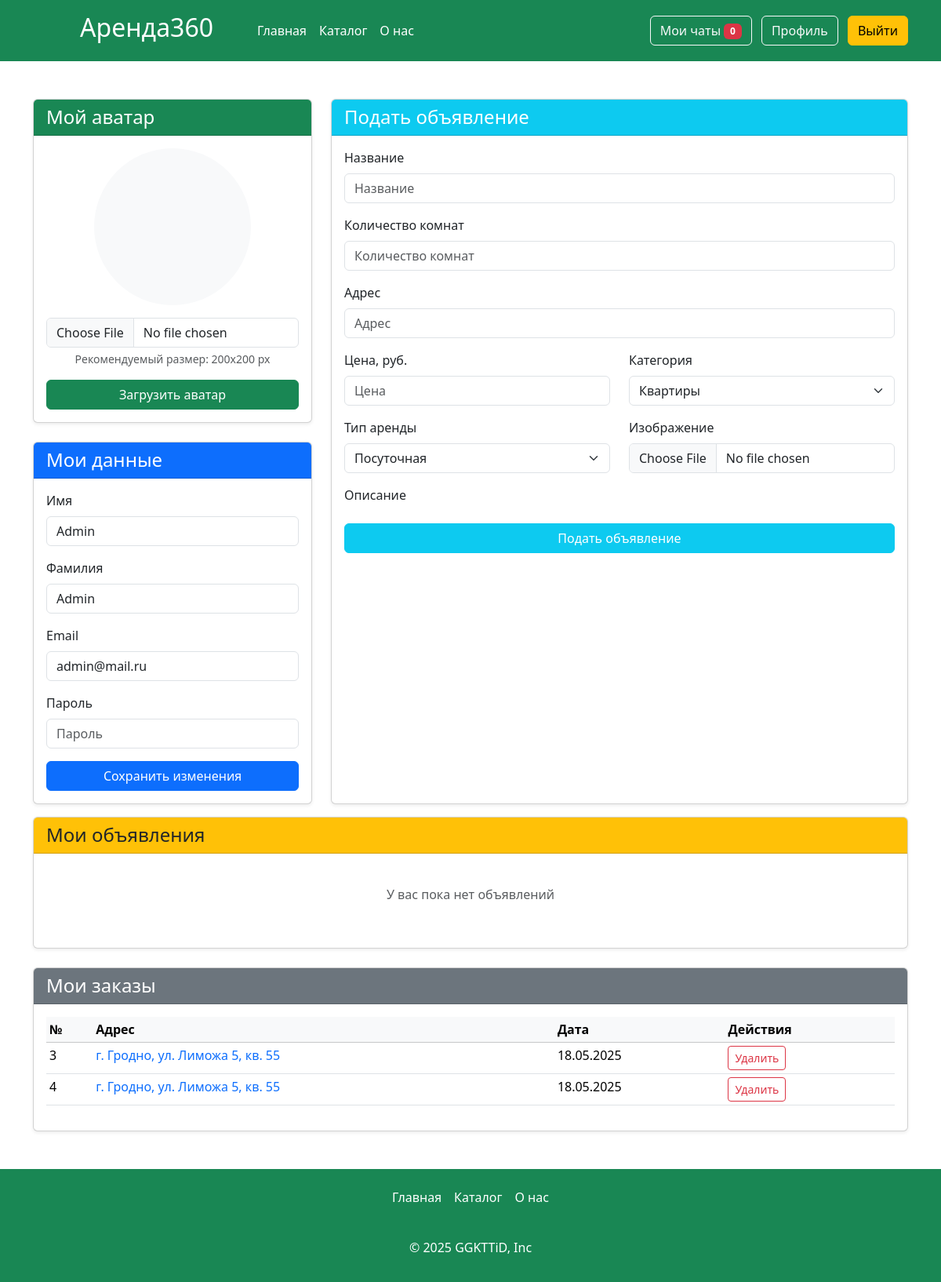
/profile (signed in), run on an earlier commit of the app's database.
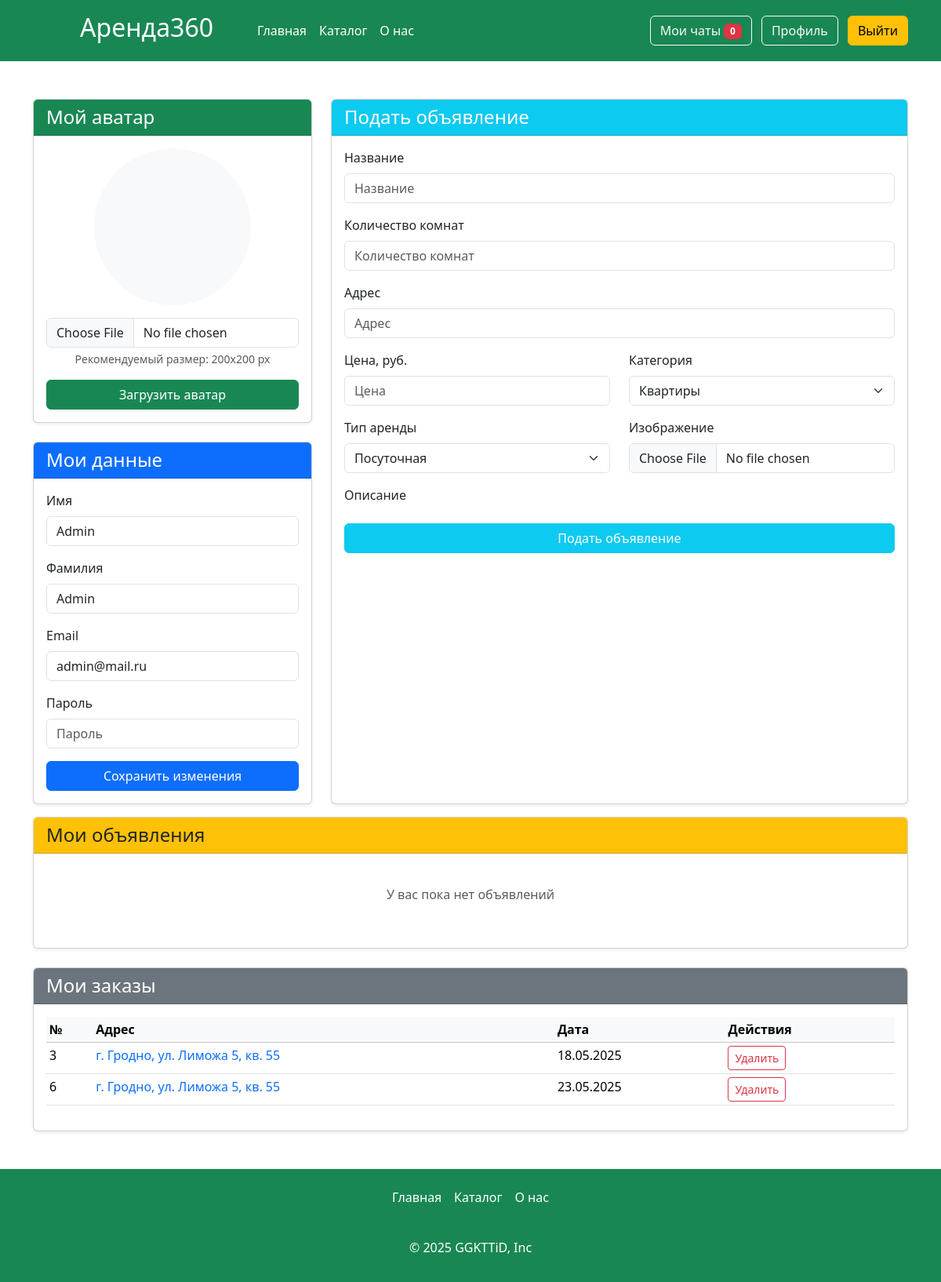
And on a later commit of the database.
### app.py (models this page shows, shortened)
class Users(db.Model):
    id = db.Column(db.Integer,primary_key=True)
    name = db.Column(db.String(100))
    surname = db.Column(db.String(100))
    email = db.Column(db.String(100), unique=True)
    password = db.Column(db.String(100), unique=True)
    root = db.Column(db.Integer, default=0)
    avatar = db.Column(db.String(120), default='default.jpg')
    articles = db.relationship('Articles', backref='users', lazy=True)

class Orders(db.Model):
    id = db.Column(db.Integer,primary_key=True)
    id_user = db.Column(db.Integer, db.ForeignKey('users.id'))
    id_article = db.Column(db.Integer, db.ForeignKey('articles.id'))
    date = db.Column(db.DateTime)

class Articles(db.Model):
    id = db.Column(db.Integer,primary_key=True)
    title = db.Column(db.String(100))
    text = db.Column(db.Text)
    image_name = db.Column(db.String(100))
    category = db.Column(db.String(100))
    price = db.Column(db.Integer)
    type_app = db.Column(db.String(100))
    address= db.Column(db.String(100))
    count_rooms = db.Column(db.Integer)
    id_user = db.Column(db.Integer, db.ForeignKey('users.id'))
    orders = db.relationship('Orders', backref='article', lazy=True)

### app.py (the view, shortened to what this page needs)
@app.route('/profile', methods=['GET', 'POST'])
def profile():
    if not 'name' in session:
        abort(401)
    total_user = Users.query.filter_by(email=session['name']).first()
    articles = Articles.query.filter_by(id_user=total_user.id).all()
    orders = Orders.query.filter_by(id_user=total_user.id).join(Articles).all()
    return render_template("profile.html",articles=articles,orders=orders)

### app.py (called while the page is built)
@app.context_processor
def inject_unread_messages():
    if 'name' in session:
        current_user = Users.query.filter_by(email=session['name']).first()
        unread_count = Messages.query.filter_by(recipient_id=current_user.id, is_read=False).count()
        return dict(unread_messages=unread_count)
    return dict(unread_messages=0)

@app.context_processor
def inject_user():
    def get_user_name():
        if 'name' in session:
            return Users.query.filter_by(email=session['name']).first()
    return dict(active_user=get_user_name())

### templates/profile.html (shortened to what this page needs)
{% extends 'base.html' %}
{% block main %}
<main>
    <div class="container my-5">
        <div class="row mb-3">
            <div class="col-lg-4">
                <div class="card mb-4 shadow-sm">
                    <div class="card-header bg-success text-white">
                        <h4 class="my-0 fw-normal">Мой аватар</h4>
                    </div>
                    <div class="card-body text-center">
                        <div class="mb-3">
                            {% if active_user.avatar %}
                            <img src="{{ url_for('static', filename='img/upload/' + active_user.avatar) }}"
                                 class="rounded-circle img-thumbnail"
                                 alt="Аватар"
                                 style="width: 200px; height: 200px; object-fit: cover;">
                            {% else %}
                            <div class="d-flex justify-content-center align-items-center rounded-circle bg-light"
                                 style="width: 200px; height: 200px; margin: 0 auto;">
                            </div>
                            {% endif %}
                        </div>
                        <form method="post" action="{{url_for('load_avatar')}}" enctype="multipart/form-data">
                            <div class="mb-3">
                                <input type="file" class="form-control" id="avatar" name="avatar" accept=".jpg,.jpeg,.png" required>
                                <div class="form-text">Рекомендуемый размер: 200x200 px</div>
                            </div>
                            <button type="submit" class="btn btn-success w-100">
                                 Загрузить аватар
                            </button>
                        </form>
                    </div>
                </div>
                <div class="card shadow-sm">
                    <div class="card-header bg-primary text-white">
                        <h4 class="my-0 fw-normal">Мои данные</h4>
                    </div>
                    <div class="card-body">
                        <form method="post" action="{{url_for('edit_profile')}}">
                            <div class="mb-3">
                                <label for="username" class="form-label">Имя</label>
                                <input type="text" class="form-control" id="username" name="name" value="{{ active_user.name }}" required>
                            </div>
                            <div class="mb-3">
                              <label for="surname" class="form-label">Фамилия</label>
                              <input type="text" class="form-control" id="surname" name="surname" value="{{ active_user.surname }}" required>
                          </div>
                            <div class="mb-3">
                                <label for="email" class="form-label">Email</label>
                                <input type="email" class="form-control" id="email" name="email" value="{{ active_user.email }}" required>
                            </div>
                            <div class="mb-3">
                                <label for="password" class="form-label">Пароль</label>
                                <input type="password" class="form-control" id="password" name="password" placeholder="Пароль">
                            </div>
                            <button type="submit" class="btn btn-primary w-100">
                                 Сохранить изменения
                            </button>
                        </form>
                    </div>
                </div>
            </div>
            <div class="col-lg-8">
                <div class="card shadow-sm h-100">
                    <div class="card-header bg-info text-white">
                        <h4 class="my-0 fw-normal">Подать объявление</h4>
                    </div>
                    <div class="card-body">
                        <form method="post" enctype="multipart/form-data">
                            <div class="mb-3">
                                <label for="name" class="form-label">Название</label>
                                <input type="text" name="name" class="form-control" placeholder="Название" id="name" required>
                            </div>
                            <div class="mb-3">
                                <label for="count_rooms" class="form-label">Количество комнат</label>
                                <input type="number" name="count_rooms" class="form-control" placeholder="Количество комнат" id="count_rooms" required>
                            </div>
                            <div class="mb-3">
                                <label for="address" class="form-label">Адрес</label>
                                <input type="text" class="form-control" name="address" placeholder="Адрес" id="address" required>
                            </div>
                            <div class="row">
                                <div class="col-md-6 mb-3">
                                    <label for="price" class="form-label">Цена, руб.</label>
                                    <input type="number" class="form-control" name="price" placeholder="Цена" id="price" required>
                                </div>
                                <div class="col-md-6 mb-3">
                                    <label for="category" class="form-label">Категория</label>
                                    <select name="category" id="category" class="form-select">
                                        <option value="Квартиры">Квартиры</option>
                                    </select>
                                </div>
                            </div>
                            <div class="row">
                                <div class="col-md-6 mb-3">
                                    <label for="type" class="form-label">Тип аренды</label>
                                    <select name="type" id="type" class="form-select">
                                        <option value="Посуточная">Посуточная</option>
                                    </select>
                                </div>
                                <div class="col-md-6 mb-3">
                                    <label for="image" class="form-label">Изображение</label>
                                    <input type="file" id="image" required name="image" class="form-control" accept=".jpg,.jpeg,.png">
                                </div>
                            </div>
                            <div class="mb-3">
                                <label class="form-label">Описание</label>
                            </div>
                            <button type="submit" class="btn btn-info w-100 text-white">
                                 Подать объявление
                            </button>
                        </form>
                    </div>
                </div>
            </div>
        </div>
         <div class="card mb-4 shadow-sm">
          <div class="card-header bg-warning text-dark">
              <h4 class="my-0 fw-normal">Мои объявления</h4>
          </div>
          <div class="card-body" style="max-height: 400px; overflow-y: auto;">
              {% if articles %}
              <div class="row row-cols-1 g-3">
                  {% for article in articles %}
                  <div class="col">
                      <div class="card h-100">
                          <img src="../static/img/upload/{{article.image_name}}" class="card-img-top" alt="{{article.title}}" style="height: 120px; object-fit: cover;">
                          <div class="card-body">
                              <h6 class="card-title">{{article.title|truncate(20)}}</h6>
                              <p class="text-muted small mb-1">{{article.address|truncate(25)}}</p>
                              <p class="fw-bold small">Цена: {{article.price}} руб./{% if article.type_app == "Посуточная" %}сутки{% else %}месяц{% endif %}</p>
                          </div>
                          <div class="card-footer bg-transparent py-2">
                              <div class="d-flex justify-content-between">
                                  <a href="/card/{{article.id}}" class="btn btn-sm btn-outline-warning">
                                      Просмотреть
                                  </a>
                                  <a href="/delete-article/{{article.id}}" class="btn btn-sm btn-outline-danger">
                                      Удалить
                                  </a>
                              </div>
                          </div>
                      </div>
                  </div>
                  {% endfor %}
              </div>
              {% else %}
              <div class="text-center py-4">
                  <p class="text-muted">У вас пока нет объявлений</p>
              </div>
              {% endif %}
          </div>
      </div>
        <div class="card shadow-sm">
          <div class="card-header bg-secondary text-white">
              <h4 class="my-0 fw-normal">Мои заказы</h4>
          </div>
          <div class="card-body" style="max-height: 300px; overflow-y: auto;">
              {% if not orders %}
              <div class="text-center py-4">
                  <i class="bi bi-cart-x fs-1 text-muted"></i>
                  <p class="text-muted">У вас пока нет заказов</p>
              </div>
              {% else %}
              <div class="table-responsive">
                  <table class="table table-sm table-hover">
                      <thead class="table-light">
                          <tr>
                              <th scope="col">№</th>
                              <th scope="col">Адрес</th>
                               <th scope="col">Дата</th>
                              <th scope="col">Действия</th>
                          </tr>
                      </thead>
                      <tbody>
                          {% for order in orders %}
                          <tr>
                              <td>{{order.id}}</td>
                              <td><a href="/card/{{order.article.id}}" class="text-decoration-none">{{order.article.address}}</a></td>
                              <td>{{order.date.strftime('%d.%m.%Y')}}</td>
                              <td>
                                  <a href="/delete-order/{{order.id}}" class="btn btn-sm btn-outline-danger">
                                      Удалить
                                  </a>
                              </td>
                          </tr>
                          {% endfor %}
                      </tbody>
                  </table>
              </div>
              {% endif %}
          </div>
      </div>
    </div>
</main>
{% endblock %}

### templates/base.html (shortened to what this page needs)
<!DOCTYPE html>
<html lang="en">
  <head>
    <link
      href="{{ url_for('static', filename='css/bootstrap.min.css') }}"
      rel="stylesheet"
    />
    <link rel="stylesheet" href="{{ url_for('static', filename='css/style.css') }}" />
    <link rel="stylesheet" href="https://cdn.jsdelivr.net/npm/flatpickr/dist/flatpickr.min.css">
  </head>
  <body>
    <header class="p-3 text-bg-success">
      <div class="container">
        <div
          class="d-flex flex-wrap align-items-center justify-content-center justify-content-lg-start"
        >
          <a
            href="/"
            class="d-flex align-items-center mb-2 mb-lg-0 text-white text-decoration-none"
          >
            <h2>Аренда360</h2>
          </a>
          <ul
            class="nav col-12 col-lg-auto me-lg-auto mx-5 mb-2 justify-content-center mb-md-0"
          >
            <li>
              <a href="/" class="nav-link px-2 text-white">Главная</a>
            </li>
            <li><a href="/catalog" class="nav-link px-2 text-white">Каталог</a></li>
            <li>
              <a href="/about" class="nav-link px-2 text-white">О нас</a>
            </li>
          </ul>
          <div class="text-end">
            {%if 'name' in session and active_user %}
            <a href="/my_chats" class="btn btn-outline-light me-2">Мои чаты <span class="badge bg-danger">{{ unread_messages }}</span></a>
            <a href="/profile" class="btn btn-outline-light me-2">Профиль</a>
            <a href="/logout"  class="btn btn-warning">Выйти</a>
            {% else %}
            <a href="/login" class="btn btn-outline-light me-2">Вход</a>
             <a href="/reg"  class="btn btn-warning">Регистрация</a>
             {%endif%}
          </div>
        </div>
      </div>
    </header>
    {% block main %} {% endblock %}
    <footer class="py-3 text-bg-success">
      <ul class="nav justify-content-center pb-3 mb-3">
        <li class="nav-item">
          <a href="/" class="nav-link px-2 text-white">Главная</a>
        </li>
        <li class="nav-item">
          <a href="/catalog" class="nav-link px-2 text-white">Каталог</a>
        </li>
        <li class="nav-item">
          <a href="/about" class="nav-link px-2 text-white">О нас</a>
        </li>
      </ul>
      <p class="text-center text-body-white">© 2025 GGKTTiD, Inc</p>
    </footer>
  </body>
</html>

### static/css/style.css (style rules this page uses)
html { height: 100%; }
body { display: flex; flex-direction: column; height: 100%; background-color: #ffff; border-radius: 30px; }
main { flex: 1 0 auto; }
footer { flex: 0 0 auto; }
.card { transition: box-shadow 0.3s; }

What changed in the data, as far as the page shows it:
removed Orders: id "4", article.address "г. Гродно, ул. Лиможа 5, кв. 55", date "18.05.2025"
added Orders: id "6", article.address "г. Гродно, ул. Лиможа 5, кв. 55", date "23.05.2025"
